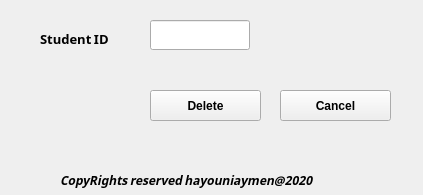
<?xml version="1.0" encoding="UTF-8"?>
<ui version="4.0">
 <class>Delete</class>
 <widget class="QWidget" name="Delete">
  <property name="geometry">
   <rect>
    <x>0</x>
    <y>0</y>
    <width>423</width>
    <height>195</height>
   </rect>
  </property>
  <property name="windowTitle">
   <string>Delete Student from university Base</string>
  </property>
  <widget class="QLabel" name="label">
   <property name="geometry">
    <rect>
     <x>40</x>
     <y>30</y>
     <width>91</width>
     <height>17</height>
    </rect>
   </property>
   <property name="font">
    <font>
     <family>Noto Sans Adlam</family>
     <pointsize>10</pointsize>
     <weight>75</weight>
     <bold>true</bold>
    </font>
   </property>
   <property name="text">
    <string>Student ID</string>
   </property>
  </widget>
  <widget class="QLineEdit" name="linedelete">
   <property name="geometry">
    <rect>
     <x>150</x>
     <y>20</y>
     <width>100</width>
     <height>30</height>
    </rect>
   </property>
  </widget>
  <widget class="QPushButton" name="deletebasebtn">
   <property name="geometry">
    <rect>
     <x>150</x>
     <y>90</y>
     <width>111</width>
     <height>31</height>
    </rect>
   </property>
   <property name="font">
    <font>
     <weight>75</weight>
     <bold>true</bold>
    </font>
   </property>
   <property name="text">
    <string>Delete</string>
   </property>
  </widget>
  <widget class="QPushButton" name="cancelbtn">
   <property name="geometry">
    <rect>
     <x>280</x>
     <y>90</y>
     <width>111</width>
     <height>31</height>
    </rect>
   </property>
   <property name="font">
    <font>
     <weight>75</weight>
     <bold>true</bold>
    </font>
   </property>
   <property name="text">
    <string>Cancel</string>
   </property>
  </widget>
  <widget class="QLabel" name="copyrlabel">
   <property name="geometry">
    <rect>
     <x>60</x>
     <y>170</y>
     <width>291</width>
     <height>20</height>
    </rect>
   </property>
   <property name="font">
    <font>
     <family>Noto Sans Adlam</family>
     <pointsize>9</pointsize>
     <weight>75</weight>
     <italic>true</italic>
     <bold>true</bold>
    </font>
   </property>
   <property name="text">
    <string>CopyRights reserved hayouniaymen@2020</string>
   </property>
  </widget>
  <widget class="QLabel" name="infolabel">
   <property name="geometry">
    <rect>
     <x>40</x>
     <y>140</y>
     <width>351</width>
     <height>21</height>
    </rect>
   </property>
   <property name="font">
    <font>
     <family>Noto Sans Adlam</family>
     <weight>75</weight>
     <bold>true</bold>
    </font>
   </property>
   <property name="text">
    <string/>
   </property>
   <property name="alignment">
    <set>Qt::AlignCenter</set>
   </property>
  </widget>
 </widget>
 <resources/>
 <connections/>
</ui>
